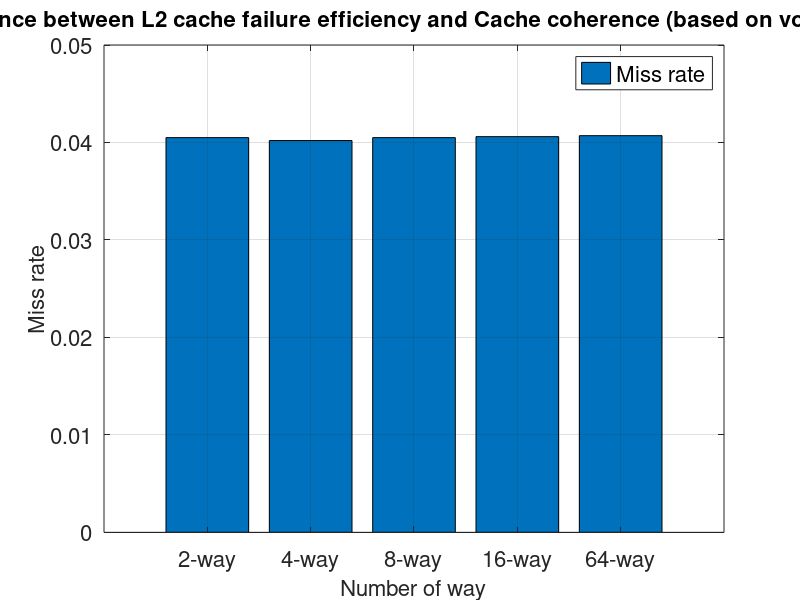

The MATLAB script that drew this image:
y=[0.0405 	0.0402 	0.0405 	0.0406 	0.0407 ];
b=bar(y);
grid on;
ch = get(b,'children');
set(gca,'XTickLabel',{'2-way','4-way','8-way','16-way', '64-way'}, 'FontSize', 16)
%set(ch,'FaceVertexCData',[1 0 1;0 0 0;])
legend('Miss rate', 'FontSize', 16);
xlabel('Number of way', 'FontSize', 16);
ylabel('Miss rate', 'FontSize', 16);
title('The relevance between L2 cache failure efficiency and Cache coherence (based on vortex dataset)', 'FontSize', 16);